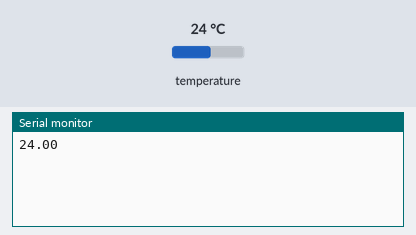
This sketch was run on a simulated Arduino Uno, built with avr-gcc and run on an emulated ATmega328P. Parts: the last lines printed to the serial monitor. Inputs (shaded band) come from the test bench; at power-on: temperature 24 °C.

Above: at 2.2 s.
2.3 s: temperature set to 12 °C
At 3.2 s:
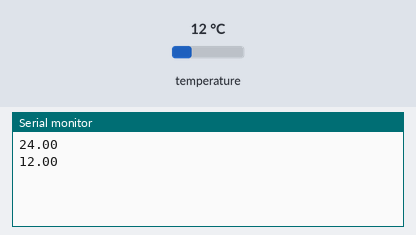
3.8 s: temperature set to 19 °C
At 3.8 s:
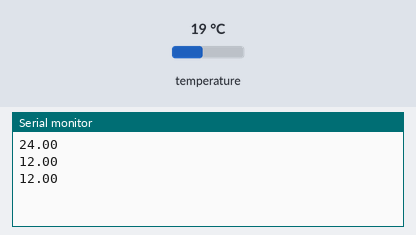
Timing chart, 0 to 6.8 s (numbered marks = the images above; inputs shaded):
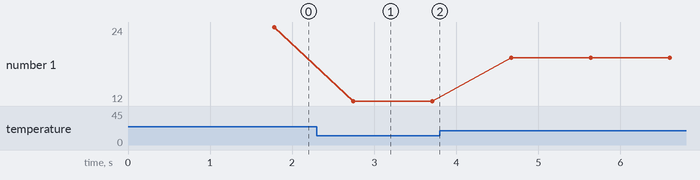

Measured:
- after the input at 2.3 s, the serial monitor: prints a new line after 0.44 s (image 1)
- plotted number 1: 24 → 12 after the input at 2.3 s, 12 → 19 after the input at 3.8 s

The sketch:

ard_temp.ino
```cpp
#include <OneWire.h>
#include <DallasTemperature.h>

OneWire ourWire(2);                //Se establece el pin 2  como bus OneWire

DallasTemperature sensors(&ourWire); //Se declara una variable u objeto para nuestro sensor

void setup() {
delay(1000);
Serial.begin(9600);
sensors.begin();   //Se inicia el sensor
}

void loop() {
sensors.requestTemperatures();   //Se envía el comando para leer la temperatura
float temp= sensors.getTempCByIndex(0); //Se obtiene la temperatura en ºC

Serial.println(temp);
delay(200);
}
```
